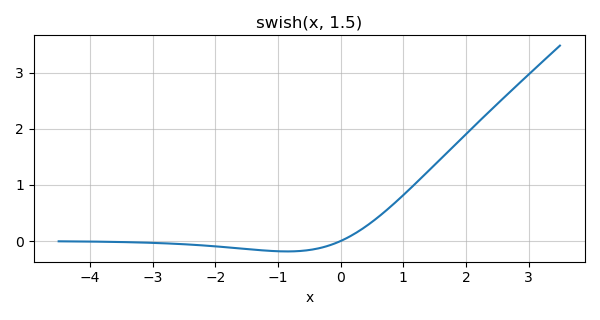

The Python source for this figure:
import numpy as np
import matplotlib.pyplot as plt

from ufunclab import swish


beta = 1.5
x = np.linspace(-4.5, 3.5, 250)
y = swish(x, beta)

plt.figure(figsize=(6, 3.2))
plt.plot(x, y)

plt.title(f'swish(x, {beta})')

plt.xlabel('x')
plt.grid(alpha=0.6)
plt.tight_layout()
# plt.show()
plt.savefig('swish_demo.png')
